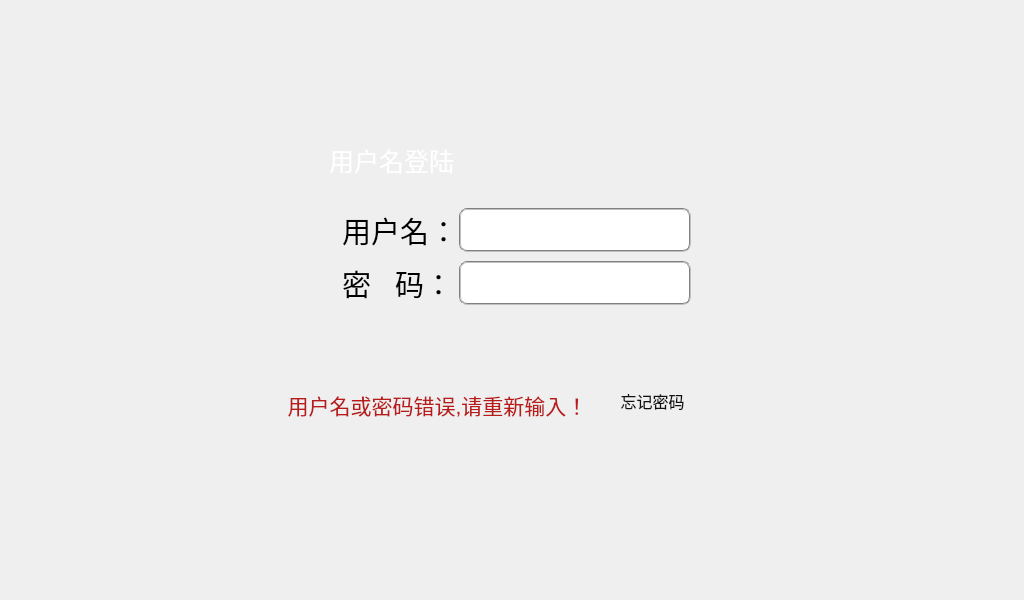
<?xml version="1.0" encoding="UTF-8"?>
<ui version="4.0">
 <class>DialogLogin</class>
 <widget class="QDialog" name="DialogLogin">
  <property name="windowModality">
   <enum>Qt::NonModal</enum>
  </property>
  <property name="enabled">
   <bool>true</bool>
  </property>
  <property name="geometry">
   <rect>
    <x>0</x>
    <y>0</y>
    <width>1024</width>
    <height>600</height>
   </rect>
  </property>
  <property name="sizePolicy">
   <sizepolicy hsizetype="Fixed" vsizetype="Fixed">
    <horstretch>0</horstretch>
    <verstretch>0</verstretch>
   </sizepolicy>
  </property>
  <property name="font">
   <font>
    <pointsize>22</pointsize>
   </font>
  </property>
  <property name="windowTitle">
   <string>登录界面</string>
  </property>
  <property name="windowOpacity">
   <double>1.000000000000000</double>
  </property>
  <property name="autoFillBackground">
   <bool>false</bool>
  </property>
  <property name="styleSheet">
   <string notr="true">QWidget#centralWgt
{
	background-image: url(:/image/ui_background_login.jpg);
}</string>
  </property>
  <property name="sizeGripEnabled">
   <bool>false</bool>
  </property>
  <widget class="QWidget" name="centralWgt" native="true">
   <property name="geometry">
    <rect>
     <x>272</x>
     <y>125</y>
     <width>481</width>
     <height>311</height>
    </rect>
   </property>
   <property name="styleSheet">
    <string notr="true">QLineEdit
{
    color: rgb(128, 128, 128); 
    background-color: rgb(255, 255, 255); 
    border: 2px groove gray; 
    border-radius: 8px; 
    padding: 2px 2px; 
    margin: 0 0;
}

QLineEdit#txtUserName:focus
{
    color: rgb(0, 0, 0);
}


QLineEdit#txtPassWord:focus
{
    color: rgb(0, 0, 0);
}


/* init button 'login' style*/
QPushButton#btnLogin
{
	background-image: url(:/image/ui_btn_ok.png);
    border-radius: 5px;
}
/* on button 'login' pressed*/
QPushButton#btnLogin:pressed
{
	background-image: url(:/image/ui_btn_ok_pressed.png);
}

/* init button 'cancel' style*/
QPushButton#btnCancel
{
	background-image: url(:/image/ui_btn_back.png);
    border-radius: 5px;
}

/* on button 'cancel' pressed*/
QPushButton#btnCancel:pressed
{
	background-image: url(:/image/ui_btn_back_pressed.png);
}
</string>
   </property>
   <widget class="QWidget" name="layoutWidget_1">
    <property name="geometry">
     <rect>
      <x>60</x>
      <y>187</y>
      <width>361</width>
      <height>61</height>
     </rect>
    </property>
    <layout class="QHBoxLayout" name="horizontalLayout">
     <property name="spacing">
      <number>6</number>
     </property>
     <property name="leftMargin">
      <number>2</number>
     </property>
     <property name="topMargin">
      <number>1</number>
     </property>
     <property name="rightMargin">
      <number>2</number>
     </property>
     <property name="bottomMargin">
      <number>1</number>
     </property>
     <item>
      <spacer name="horizontalSpacer_2">
       <property name="orientation">
        <enum>Qt::Horizontal</enum>
       </property>
       <property name="sizeType">
        <enum>QSizePolicy::Preferred</enum>
       </property>
       <property name="sizeHint" stdset="0">
        <size>
         <width>38</width>
         <height>44</height>
        </size>
       </property>
      </spacer>
     </item>
     <item>
      <widget class="QPushButton" name="btnCancel">
       <property name="sizePolicy">
        <sizepolicy hsizetype="Expanding" vsizetype="Fixed">
         <horstretch>0</horstretch>
         <verstretch>0</verstretch>
        </sizepolicy>
       </property>
       <property name="minimumSize">
        <size>
         <width>0</width>
         <height>44</height>
        </size>
       </property>
       <property name="font">
        <font>
         <pointsize>22</pointsize>
        </font>
       </property>
      </widget>
     </item>
     <item>
      <spacer name="horizontalSpacer">
       <property name="orientation">
        <enum>Qt::Horizontal</enum>
       </property>
       <property name="sizeType">
        <enum>QSizePolicy::Fixed</enum>
       </property>
       <property name="sizeHint" stdset="0">
        <size>
         <width>19</width>
         <height>44</height>
        </size>
       </property>
      </spacer>
     </item>
     <item>
      <widget class="QPushButton" name="btnLogin">
       <property name="sizePolicy">
        <sizepolicy hsizetype="Expanding" vsizetype="Fixed">
         <horstretch>0</horstretch>
         <verstretch>0</verstretch>
        </sizepolicy>
       </property>
       <property name="minimumSize">
        <size>
         <width>0</width>
         <height>44</height>
        </size>
       </property>
       <property name="font">
        <font>
         <pointsize>22</pointsize>
        </font>
       </property>
       <property name="contextMenuPolicy">
        <enum>Qt::DefaultContextMenu</enum>
       </property>
       <property name="default">
        <bool>true</bool>
       </property>
      </widget>
     </item>
    </layout>
   </widget>
   <widget class="QWidget" name="layoutWidget">
    <property name="geometry">
     <rect>
      <x>60</x>
      <y>77</y>
      <width>361</width>
      <height>111</height>
     </rect>
    </property>
    <layout class="QGridLayout" name="gridLayout">
     <property name="leftMargin">
      <number>10</number>
     </property>
     <property name="topMargin">
      <number>3</number>
     </property>
     <property name="rightMargin">
      <number>2</number>
     </property>
     <property name="bottomMargin">
      <number>5</number>
     </property>
     <property name="horizontalSpacing">
      <number>1</number>
     </property>
     <property name="verticalSpacing">
      <number>6</number>
     </property>
     <item row="1" column="0">
      <widget class="QLabel" name="labPassword">
       <property name="font">
        <font>
         <pointsize>22</pointsize>
        </font>
       </property>
       <property name="styleSheet">
        <string notr="true">color:rgb(0, 0, 0)</string>
       </property>
       <property name="text">
        <string>密   码：</string>
       </property>
      </widget>
     </item>
     <item row="0" column="1">
      <widget class="QLineEdit" name="txtUserName">
       <property name="enabled">
        <bool>true</bool>
       </property>
       <property name="font">
        <font>
         <pointsize>22</pointsize>
        </font>
       </property>
       <property name="mouseTracking">
        <bool>true</bool>
       </property>
       <property name="focusPolicy">
        <enum>Qt::StrongFocus</enum>
       </property>
       <property name="text">
        <string/>
       </property>
      </widget>
     </item>
     <item row="1" column="1">
      <widget class="QLineEdit" name="txtPassWord">
       <property name="font">
        <font>
         <pointsize>22</pointsize>
        </font>
       </property>
       <property name="focusPolicy">
        <enum>Qt::StrongFocus</enum>
       </property>
       <property name="text">
        <string/>
       </property>
       <property name="echoMode">
        <enum>QLineEdit::Password</enum>
       </property>
      </widget>
     </item>
     <item row="0" column="0">
      <widget class="QLabel" name="labUserName">
       <property name="font">
        <font>
         <pointsize>22</pointsize>
        </font>
       </property>
       <property name="styleSheet">
        <string notr="true">color:rgb(0, 0, 0)</string>
       </property>
       <property name="text">
        <string>用户名：</string>
       </property>
      </widget>
     </item>
    </layout>
    <zorder>txtPassWord</zorder>
    <zorder>txtUserName</zorder>
    <zorder>labPassword</zorder>
    <zorder>labUserName</zorder>
   </widget>
   <widget class="QWidget" name="widgetTitle" native="true">
    <property name="geometry">
     <rect>
      <x>0</x>
      <y>10</y>
      <width>481</width>
      <height>51</height>
     </rect>
    </property>
    <property name="autoFillBackground">
     <bool>false</bool>
    </property>
    <layout class="QHBoxLayout" name="horizontalLayout_2">
     <property name="margin">
      <number>0</number>
     </property>
     <item>
      <widget class="QLabel" name="labTitle">
       <property name="font">
        <font>
         <pointsize>19</pointsize>
        </font>
       </property>
       <property name="styleSheet">
        <string notr="true">color:rgb(255, 255, 255)</string>
       </property>
       <property name="text">
        <string>用户名登陆</string>
       </property>
       <property name="alignment">
        <set>Qt::AlignCenter</set>
       </property>
       <property name="indent">
        <number>5</number>
       </property>
      </widget>
     </item>
     <item>
      <spacer name="horizontalSpacer_4">
       <property name="orientation">
        <enum>Qt::Horizontal</enum>
       </property>
       <property name="sizeType">
        <enum>QSizePolicy::Preferred</enum>
       </property>
       <property name="sizeHint" stdset="0">
        <size>
         <width>186</width>
         <height>20</height>
        </size>
       </property>
      </spacer>
     </item>
     <item>
      <widget class="QLabel" name="labCountDown">
       <property name="minimumSize">
        <size>
         <width>50</width>
         <height>0</height>
        </size>
       </property>
       <property name="maximumSize">
        <size>
         <width>50</width>
         <height>16777215</height>
        </size>
       </property>
       <property name="font">
        <font>
         <pointsize>22</pointsize>
        </font>
       </property>
       <property name="styleSheet">
        <string notr="true">color:rgb(255, 255, 20)</string>
       </property>
       <property name="text">
        <string/>
       </property>
       <property name="alignment">
        <set>Qt::AlignRight|Qt::AlignTrailing|Qt::AlignVCenter</set>
       </property>
       <property name="indent">
        <number>3</number>
       </property>
      </widget>
     </item>
    </layout>
   </widget>
   <widget class="QPushButton" name="btnResetPw">
    <property name="enabled">
     <bool>true</bool>
    </property>
    <property name="geometry">
     <rect>
      <x>340</x>
      <y>260</y>
      <width>81</width>
      <height>31</height>
     </rect>
    </property>
    <property name="font">
     <font>
      <pointsize>12</pointsize>
     </font>
    </property>
    <property name="styleSheet">
     <string notr="true">color:rgb(16, 16, 16);
background:transparent</string>
    </property>
    <property name="text">
     <string>忘记密码</string>
    </property>
    <property name="autoDefault">
     <bool>false</bool>
    </property>
    <property name="flat">
     <bool>true</bool>
    </property>
   </widget>
  </widget>
  <widget class="QLabel" name="labError">
   <property name="geometry">
    <rect>
     <x>277</x>
     <y>390</y>
     <width>321</width>
     <height>30</height>
    </rect>
   </property>
   <property name="font">
    <font>
     <pointsize>16</pointsize>
    </font>
   </property>
   <property name="styleSheet">
    <string notr="true">color:rgb(185, 27, 27)</string>
   </property>
   <property name="text">
    <string>用户名或密码错误,请重新输入！</string>
   </property>
   <property name="alignment">
    <set>Qt::AlignCenter</set>
   </property>
  </widget>
 </widget>
 <tabstops>
  <tabstop>txtUserName</tabstop>
  <tabstop>txtPassWord</tabstop>
  <tabstop>btnLogin</tabstop>
 </tabstops>
 <resources/>
 <connections>
  <connection>
   <sender>btnLogin</sender>
   <signal>clicked()</signal>
   <receiver>DialogLogin</receiver>
   <slot>judgeUser()</slot>
   <hints>
    <hint type="sourcelabel">
     <x>328</x>
     <y>361</y>
    </hint>
    <hint type="destinationlabel">
     <x>380</x>
     <y>200</y>
    </hint>
   </hints>
  </connection>
  <connection>
   <sender>btnCancel</sender>
   <signal>clicked()</signal>
   <receiver>DialogLogin</receiver>
   <slot>reject()</slot>
   <hints>
    <hint type="sourcelabel">
     <x>529</x>
     <y>361</y>
    </hint>
    <hint type="destinationlabel">
     <x>309</x>
     <y>164</y>
    </hint>
   </hints>
  </connection>
  <connection>
   <sender>txtUserName</sender>
   <signal>textChanged(QString)</signal>
   <receiver>DialogLogin</receiver>
   <slot>reStartTime(QString)</slot>
   <hints>
    <hint type="sourcelabel">
     <x>494</x>
     <y>234</y>
    </hint>
    <hint type="destinationlabel">
     <x>480</x>
     <y>142</y>
    </hint>
   </hints>
  </connection>
  <connection>
   <sender>txtPassWord</sender>
   <signal>textChanged(QString)</signal>
   <receiver>DialogLogin</receiver>
   <slot>reStartTime(QString)</slot>
   <hints>
    <hint type="sourcelabel">
     <x>499</x>
     <y>290</y>
    </hint>
    <hint type="destinationlabel">
     <x>484</x>
     <y>187</y>
    </hint>
   </hints>
  </connection>
 </connections>
 <slots>
  <slot>judgeUser()</slot>
  <slot>reStartTime(QString)</slot>
 </slots>
</ui>
